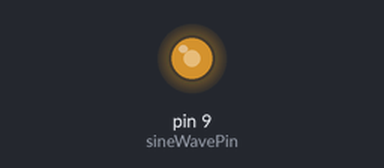
Recording of a sketch running on a simulated Arduino Uno, built with avr-gcc and run on an emulated ATmega328P. Parts: output pins drawn as LEDs (lit = HIGH). What the sketch prints to the serial monitor is not drawn.

Above: at 0.05 s.
At 0.4 s:
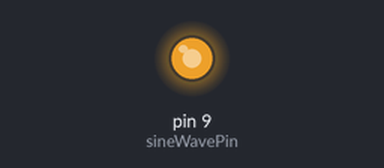
At 0.7 s:
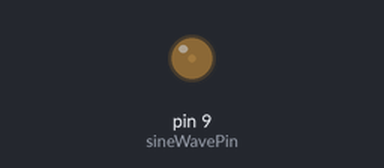
At 1.0 s:
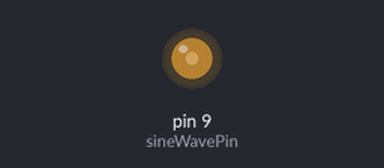
Timing chart, 0 to 3.0 s (numbered marks = the images above):
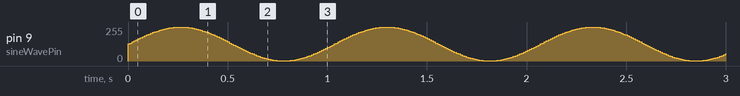

The sketch:

sine_wave.ino
```cpp
#include <math.h>

const int sineWavePin = 9; // Pin to output the sine wave
const int frequency = 1; // Frequency in Hz
const int samples = 100; // Number of samples per period
const int amplitude = 127; // Amplitude of the sine wave (127 for 0-255 range)
const int offset = 128; // Offset to center the sine wave in the 0-255 range
const int period = 1000000 / (frequency * samples); // Period in microseconds per sample

void setup() {
  pinMode(sineWavePin, OUTPUT);
  Serial.begin(115200); // Initialize Serial communication at 115200 baud
}

void loop() {
  for (int i = 0; i < samples; i++) {
    float angle = 2 * PI * i / samples; // Calculate the angle for this sample
    int value = offset + amplitude * sin(angle); // Calculate the sine value
    analogWrite(sineWavePin, value); // Set the PWM duty cycle
    Serial.println(value); // Print the value for the Serial Plotter
    delayMicroseconds(period); // Wait for the period per sample
  }
}
```
